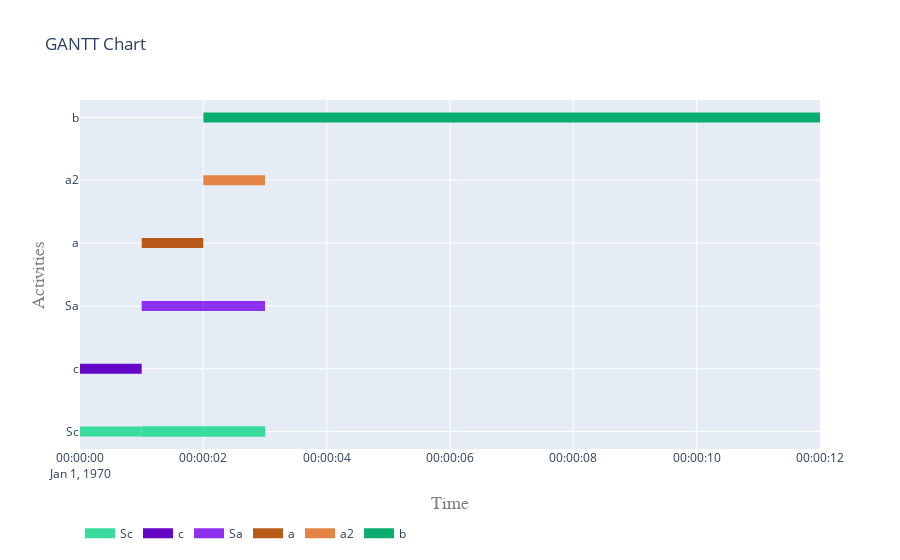

Notebook code for this chart:
### Markdown cell above
##### 5.2 Visualise gantt charts

### Code cell
plot.get_gantt_chart([Sc,c,Sa,a,a2,b])

### Figure 1 — Plotly figure (JSON) as saved in the notebook; plotly's stock layout.template omitted (floating-point values rounded to 4 significant figures)
{"data": [{"connectgaps": false, "hoverinfo": "y+name", "line": {"color": "rgb(57,220,156)", "width": 10}, "mode": "lines", "name": "Sc", "type": "scatter", "x": ["1970-01-01T00:00:00", "1970-01-01T00:00:00", "1970-01-01T00:00:01", "1970-01-01T00:00:01", "1970-01-01T00:00:01", "1970-01-01T00:00:01", "1970-01-01T00:00:01", "1970-01-01T00:00:03", "1970-01-01T00:00:03", "1970-01-01T00:00:03", "1970-01-01T00:00:01", "1970-01-01T00:00:01", "1970-01-01T00:00:03", "1970-01-01T00:00:03", "1970-01-01T00:00:03"], "y": ["Sc", "Sc", "Sc", "Sc", null, "Sc", "Sc", "Sc", "Sc", null, "Sc", "Sc", "Sc", "Sc", null]}, {"connectgaps": false, "hoverinfo": "y+name", "line": {"color": "rgb(99,6,198)", "width": 10}, "mode": "lines", "name": "c", "type": "scatter", "x": ["1970-01-01T00:00:00", "1970-01-01T00:00:00", "1970-01-01T00:00:01", "1970-01-01T00:00:01", "1970-01-01T00:00:01"], "y": ["c", "c", "c", "c", null]}, {"connectgaps": false, "hoverinfo": "y+name", "line": {"color": "rgb(141,48,240)", "width": 10}, "mode": "lines", "name": "Sa", "type": "scatter", "x": ["1970-01-01T00:00:01", "1970-01-01T00:00:01", "1970-01-01T00:00:02", "1970-01-01T00:00:02", "1970-01-01T00:00:02", "1970-01-01T00:00:02", "1970-01-01T00:00:02", "1970-01-01T00:00:03", "1970-01-01T00:00:03", "1970-01-01T00:00:03", "1970-01-01T00:00:02", "1970-01-01T00:00:02", "1970-01-01T00:00:03", "1970-01-01T00:00:03", "1970-01-01T00:00:03"], "y": ["Sa", "Sa", "Sa", "Sa", null, "Sa", "Sa", "Sa", "Sa", null, "Sa", "Sa", "Sa", "Sa", null]}, {"connectgaps": false, "hoverinfo": "y+name", "line": {"color": "rgb(183,90,26)", "width": 10}, "mode": "lines", "name": "a", "type": "scatter", "x": ["1970-01-01T00:00:01", "1970-01-01T00:00:01", "1970-01-01T00:00:02", "1970-01-01T00:00:02", "1970-01-01T00:00:02"], "y": ["a", "a", "a", "a", null]}, {"connectgaps": false, "hoverinfo": "y+name", "line": {"color": "rgb(225,132,68)", "width": 10}, "mode": "lines", "name": "a2", "type": "scatter", "x": ["1970-01-01T00:00:02", "1970-01-01T00:00:02", "1970-01-01T00:00:03", "1970-01-01T00:00:03", "1970-01-01T00:00:03"], "y": ["a2", "a2", "a2", "a2", null]}, {"connectgaps": false, "hoverinfo": "y+name", "line": {"color": "rgb(11,174,110)", "width": 10}, "mode": "lines", "name": "b", "type": "scatter", "x": ["1970-01-01T00:00:02", "1970-01-01T00:00:02", "1970-01-01T00:00:12", "1970-01-01T00:00:12", "1970-01-01T00:00:12"], "y": ["b", "b", "b", "b", null]}], "layout": {"hovermode": "closest", "legend": {"orientation": "h", "x": 0, "y": -0.2}, "title": {"text": "GANTT Chart"}, "xaxis": {"range": ["1970-01-01T00:00:00", "1970-01-01T00:00:12"], "title": {"font": {"color": "#7f7f7f", "family": "Courier New, monospace", "size": 18}, "text": "Time"}}, "yaxis": {"title": {"font": {"color": "#7f7f7f", "family": "Courier New, monospace", "size": 18}, "text": "Activities"}}}}
